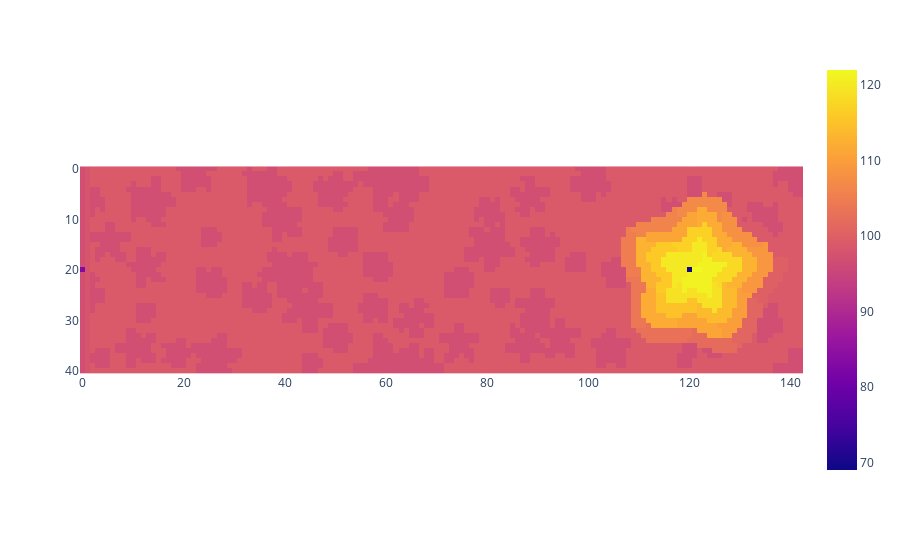

The code cell stored with this chart in its notebook:
### Code cell
ord_vec = np.vectorize(ord)
px.imshow(ord_vec(data[:, :]))

### Figure 1 — Plotly figure (JSON) as saved in the notebook; plotly's stock layout.template omitted (floating-point values rounded to 4 significant figures; data arrays with more than 128 entries replaced by an {"elided": "..."} marker saying what was removed)
{"data": [{"coloraxis": "coloraxis", "hovertemplate": "x: %{x}<br>y: %{y}<br>color: %{z}<extra></extra>", "name": "0", "type": "heatmap", "xaxis": "x", "yaxis": "y", "z": {"elided": "41x143 int values"}}], "layout": {"coloraxis": {"colorscale": [[0, "#0d0887"], [0.1111, "#46039f"], [0.2222, "#7201a8"], [0.3333, "#9c179e"], [0.4444, "#bd3786"], [0.5556, "#d8576b"], [0.6667, "#ed7953"], [0.7778, "#fb9f3a"], [0.8889, "#fdca26"], [1, "#f0f921"]]}, "margin": {"t": 60}, "xaxis": {"anchor": "y", "constrain": "domain", "domain": [0, 1], "scaleanchor": "y"}, "yaxis": {"anchor": "x", "autorange": "reversed", "constrain": "domain", "domain": [0, 1]}}}
